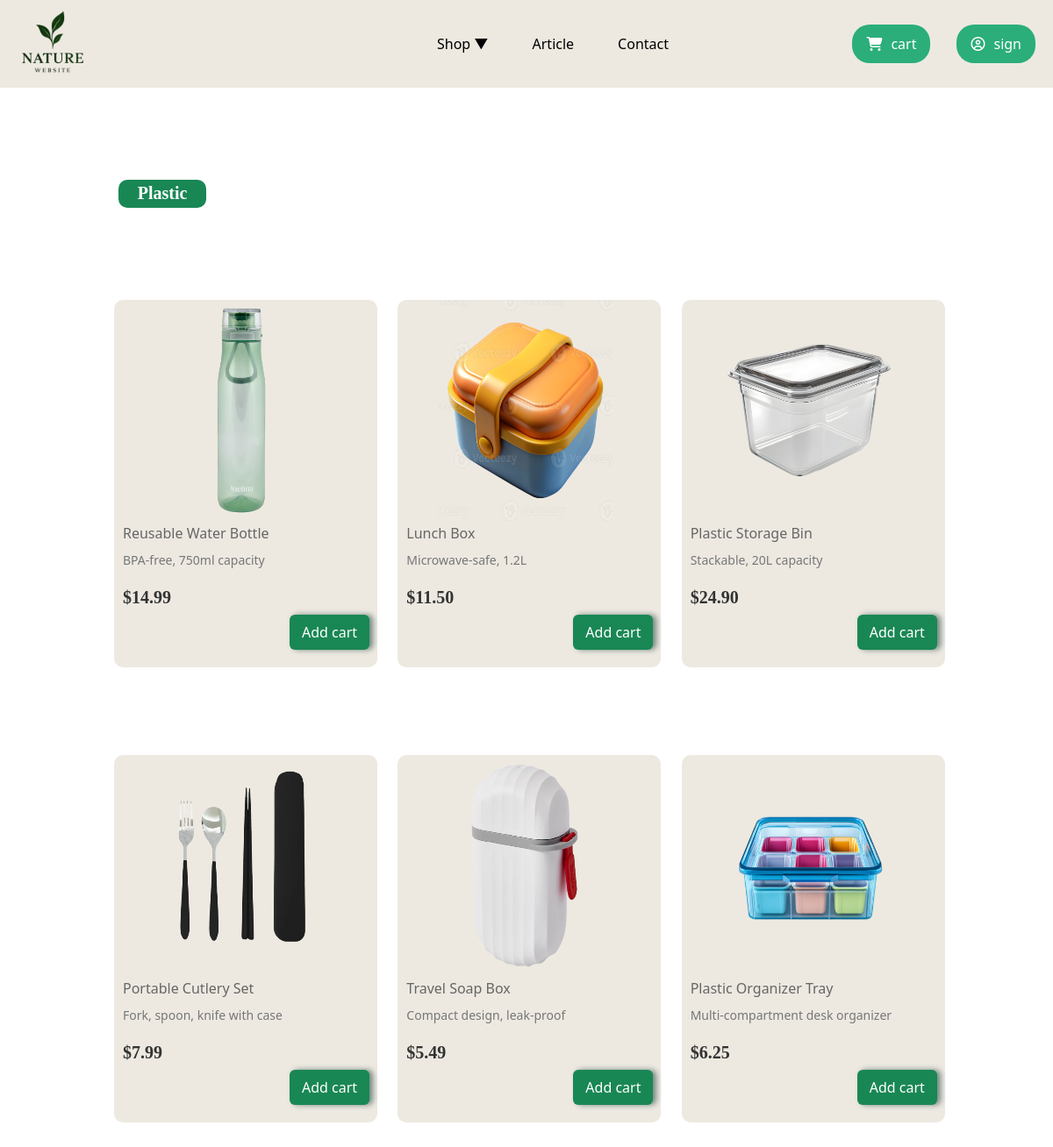
The app's page /html/plastic.php with its own data.
### tables this page shows
CREATE TABLE IF NOT EXISTS `plastic` (
  `id` int NOT NULL AUTO_INCREMENT,
  `title` varchar(100) NOT NULL,
  `description` text,
  `price` decimal(10,2) NOT NULL,
  `image_url` varchar(255) DEFAULT NULL,
  `stock` int DEFAULT '0',
  `created_at` timestamp NULL DEFAULT CURRENT_TIMESTAMP,
  PRIMARY KEY (`id`)
);

### html/plastic.php (the view, shortened to what this page needs)
<?php
require_once __DIR__ . '/../php/db.php';
$stmt = $pdo->query("SELECT id, title, description, price, image_url FROM plastic ORDER BY id");
$products = $stmt->fetchAll();
?>
<!DOCTYPE html>
<html lang="en">
<head>
  <link rel="stylesheet" href="../css/list.css">
      <link href="https://cdn.jsdelivr.net/npm/bootstrap@5.1.3/dist/css/bootstrap.min.
css" rel="stylesheet">
</head>
<body>
<?php
include('nav.php');
?>
<h2 class="title"> <span class="badge bg-success">Plastic</span></h2>
<div id="mainGrid">
  <?php foreach ($products as $p): ?>
    <div class="product">
      <img src="<?= htmlspecialchars($p['image_url']) ?>" alt="<?= htmlspecialchars($p['title']) ?>">
      <h4><?= htmlspecialchars($p['title']) ?></h4>
      <p class="desc"><?php echo $p['description']; ?></p>
      <h3>$<?= number_format($p['price'], 2) ?></h3>
      <form action="add_to_cart.php" method="post">
        <button class="btn btn-success" type="submit" name="add">Add cart</button>
      </form>
    </div>
  <?php endforeach; ?>
</div>
</body>
</html>

### css/list.css (style rules this page uses)
#mainGrid { display: grid; grid-template-columns: auto auto auto; grid-gap: 20px0; margin: 100px; margin-left: 130px; }
.product { background-color:#ede9e1; width: 300px; margin-top: 100px; border-radius: 10px; transition: all 0.3s ease; }
.product img { width: 200px; height: 252px; text-align: center; margin-left: 45px; }
.product h4 { margin-left: 10px; font-size: 16px; color: #666; margin-top: 5px; }
.product h3 { margin-left: 10px; margin-top: 20px; font-size: 20px; font-family: 'Times New Roman', Times, serif; font-weight: bold; color: #333; }
.product button { margin-left: 200px; margin-bottom: 20px; padding: 8px 14px; border-radius: 6px; border: none; box-shadow: 4px 0px 6px #71877e; color: white; cursor: pointer; transition: background 0.3s ease; }
.title { margin-left: 130px; position: relative; top: 100px; border-radius: 999px; width: 100px; text-align: center; padding: 5px; color: white; font-size: 20px; }
.title span { padding: 5px; font-size: 20px; font-family: 'Times New Roman', Times, serif; font-weight: 600; border-radius: 10px; width: 100px; height: 32px; }
.product .desc { margin: 10px; font-size: 14px; color: #777; }

### css/nav.css (style rules this page uses)
body { margin: 0px; box-sizing: border-box; }

### records on screen
plastic: image_url (picture), title "Reusable Water Bottle", description "BPA-free, 750ml capacity", price "14.99"
plastic: image_url (picture), title "Lunch Box", description "Microwave-safe, 1.2L", price "11.50"
plastic: image_url (picture), title "Plastic Storage Bin", description "Stackable, 20L capacity", price "24.90"
plastic: image_url (picture), title "Portable Cutlery Set", description "Fork, spoon, knife with case", price "7.99"
plastic: image_url (picture), title "Travel Soap Box", description "Compact design, leak-proof", price "5.49"
plastic: image_url (picture), title "Plastic Organizer Tray", description "Multi-compartment desk organizer", price "6.25"
